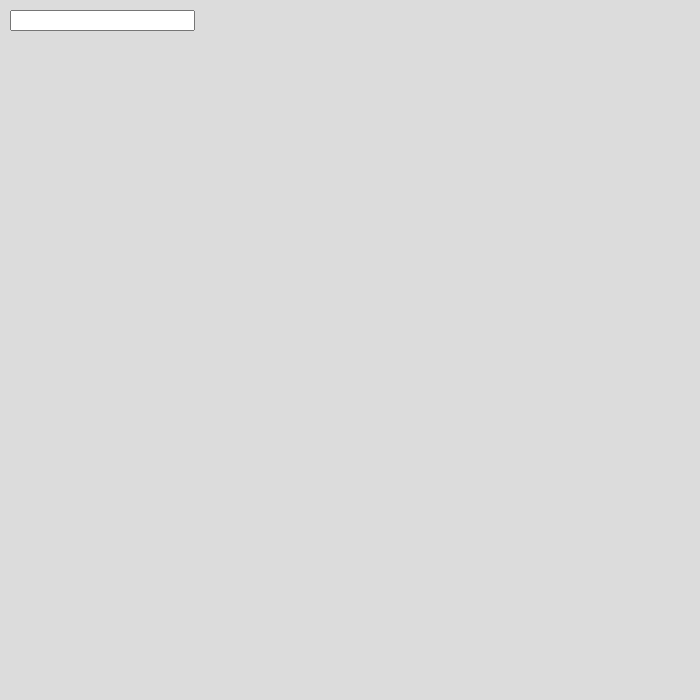
Frame 1 (no input)
Frame 60 (no input): identical to frame 1, image omitted
Frame 120 (the mouse pressed at the canvas centre since frame 60): identical to frame 1, image omitted

The p5.js sketch that drew this single still picture (run headless with seeded random() and noise() and a simulated clock; from frame 60 on, the mouse is pressed at the canvas centre):

// p5.js sketch
// ── sketch.js
let font;
let input;
let myText = [];

function setup() {
    createCanvas(700, 700);
    
    input = createInput('');
    input.position(10, 10);
    input.input(buildArray);
    
    textSize(32);
    textAlign(CENTER, CENTER);

}
let frame = 0;
function draw() {
    frame ++;
    background(220);
    fill(0);
    translate(width / 2, height / 2);
    rotate (frame / 20);
    for (let i = 0; i< myText.length; i++){
        text(myText[myText.length-i - 1], 10+4*i, 5+4*i)
        rotate(.5)
    }
}

function buildArray() {
    myText = input.value() + "       ";
}
